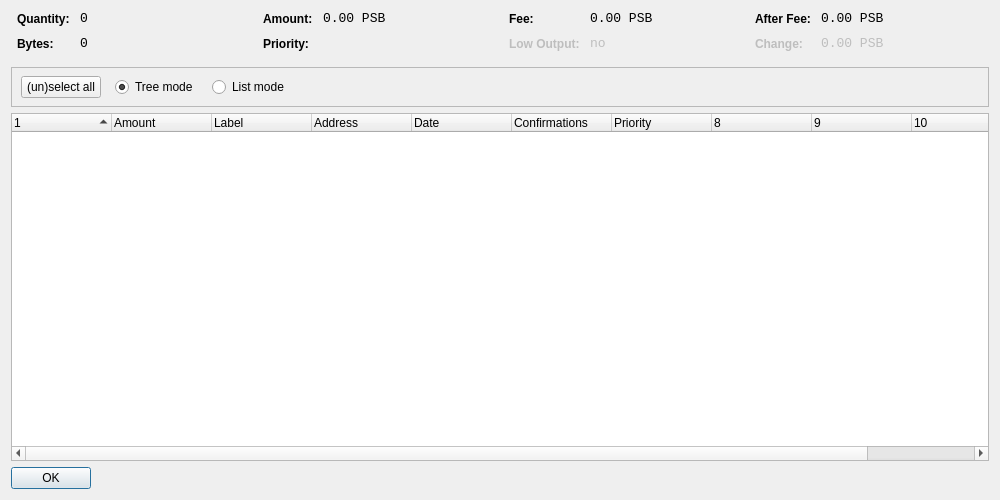
<?xml version="1.0" encoding="UTF-8"?>
<ui version="4.0">
 <class>CoinControlDialog</class>
 <widget class="QDialog" name="CoinControlDialog">
  <property name="geometry">
   <rect>
    <x>0</x>
    <y>0</y>
    <width>1000</width>
    <height>500</height>
   </rect>
  </property>
  <property name="windowTitle">
   <string>Coin Control</string>
  </property>
  <property name="styleSheet">
   <string notr="true">background-image: url(:/images/2s);</string>
  </property>
  <layout class="QVBoxLayout" name="verticalLayout">
   <item>
    <layout class="QHBoxLayout" name="horizontalLayoutTop" stretch="0,0,0,0">
     <property name="topMargin">
      <number>0</number>
     </property>
     <property name="bottomMargin">
      <number>10</number>
     </property>
     <item>
      <layout class="QFormLayout" name="formLayoutCoinControl1">
       <property name="horizontalSpacing">
        <number>10</number>
       </property>
       <property name="verticalSpacing">
        <number>10</number>
       </property>
       <property name="leftMargin">
        <number>6</number>
       </property>
       <property name="rightMargin">
        <number>6</number>
       </property>
       <item row="0" column="0">
        <widget class="QLabel" name="labelCoinControlQuantityText">
         <property name="styleSheet">
          <string notr="true">font-weight:bold;</string>
         </property>
         <property name="text">
          <string>Quantity:</string>
         </property>
        </widget>
       </item>
       <item row="0" column="1">
        <widget class="QLabel" name="labelCoinControlQuantity">
         <property name="font">
          <font>
           <family>Monospace</family>
           <pointsize>10</pointsize>
          </font>
         </property>
         <property name="cursor">
          <cursorShape>IBeamCursor</cursorShape>
         </property>
         <property name="contextMenuPolicy">
          <enum>Qt::ActionsContextMenu</enum>
         </property>
         <property name="text">
          <string notr="true">0</string>
         </property>
         <property name="textInteractionFlags">
          <set>Qt::LinksAccessibleByMouse|Qt::TextSelectableByKeyboard|Qt::TextSelectableByMouse</set>
         </property>
        </widget>
       </item>
       <item row="1" column="0">
        <widget class="QLabel" name="labelCoinControlBytesText">
         <property name="styleSheet">
          <string notr="true">font-weight:bold;</string>
         </property>
         <property name="text">
          <string>Bytes:</string>
         </property>
        </widget>
       </item>
       <item row="1" column="1">
        <widget class="QLabel" name="labelCoinControlBytes">
         <property name="font">
          <font>
           <family>Monospace</family>
           <pointsize>10</pointsize>
          </font>
         </property>
         <property name="cursor">
          <cursorShape>IBeamCursor</cursorShape>
         </property>
         <property name="contextMenuPolicy">
          <enum>Qt::ActionsContextMenu</enum>
         </property>
         <property name="text">
          <string notr="true">0</string>
         </property>
         <property name="textInteractionFlags">
          <set>Qt::LinksAccessibleByMouse|Qt::TextSelectableByKeyboard|Qt::TextSelectableByMouse</set>
         </property>
        </widget>
       </item>
      </layout>
     </item>
     <item>
      <layout class="QFormLayout" name="formLayoutCoinControl2">
       <property name="horizontalSpacing">
        <number>10</number>
       </property>
       <property name="verticalSpacing">
        <number>10</number>
       </property>
       <property name="leftMargin">
        <number>6</number>
       </property>
       <property name="rightMargin">
        <number>6</number>
       </property>
       <item row="0" column="0">
        <widget class="QLabel" name="labelCoinControlAmountText">
         <property name="styleSheet">
          <string notr="true">font-weight:bold;</string>
         </property>
         <property name="text">
          <string>Amount:</string>
         </property>
        </widget>
       </item>
       <item row="0" column="1">
        <widget class="QLabel" name="labelCoinControlAmount">
         <property name="font">
          <font>
           <family>Monospace</family>
           <pointsize>10</pointsize>
          </font>
         </property>
         <property name="cursor">
          <cursorShape>IBeamCursor</cursorShape>
         </property>
         <property name="contextMenuPolicy">
          <enum>Qt::ActionsContextMenu</enum>
         </property>
         <property name="text">
          <string notr="true">0.00 PSB</string>
         </property>
         <property name="textInteractionFlags">
          <set>Qt::LinksAccessibleByMouse|Qt::TextSelectableByKeyboard|Qt::TextSelectableByMouse</set>
         </property>
        </widget>
       </item>
       <item row="1" column="0">
        <widget class="QLabel" name="labelCoinControlPriorityText">
         <property name="styleSheet">
          <string notr="true">font-weight:bold;</string>
         </property>
         <property name="text">
          <string>Priority:</string>
         </property>
        </widget>
       </item>
       <item row="1" column="1">
        <widget class="QLabel" name="labelCoinControlPriority">
         <property name="font">
          <font>
           <family>Monospace</family>
           <pointsize>10</pointsize>
          </font>
         </property>
         <property name="cursor">
          <cursorShape>IBeamCursor</cursorShape>
         </property>
         <property name="contextMenuPolicy">
          <enum>Qt::ActionsContextMenu</enum>
         </property>
         <property name="text">
          <string/>
         </property>
         <property name="textInteractionFlags">
          <set>Qt::LinksAccessibleByMouse|Qt::TextSelectableByKeyboard|Qt::TextSelectableByMouse</set>
         </property>
        </widget>
       </item>
      </layout>
     </item>
     <item>
      <layout class="QFormLayout" name="formLayoutCoinControl3">
       <property name="horizontalSpacing">
        <number>10</number>
       </property>
       <property name="verticalSpacing">
        <number>10</number>
       </property>
       <property name="leftMargin">
        <number>6</number>
       </property>
       <property name="rightMargin">
        <number>6</number>
       </property>
       <item row="0" column="0">
        <widget class="QLabel" name="labelCoinControlFeeText">
         <property name="styleSheet">
          <string notr="true">font-weight:bold;</string>
         </property>
         <property name="text">
          <string>Fee:</string>
         </property>
        </widget>
       </item>
       <item row="0" column="1">
        <widget class="QLabel" name="labelCoinControlFee">
         <property name="font">
          <font>
           <family>Monospace</family>
           <pointsize>10</pointsize>
          </font>
         </property>
         <property name="cursor">
          <cursorShape>IBeamCursor</cursorShape>
         </property>
         <property name="contextMenuPolicy">
          <enum>Qt::ActionsContextMenu</enum>
         </property>
         <property name="text">
          <string notr="true">0.00 PSB</string>
         </property>
         <property name="textInteractionFlags">
          <set>Qt::LinksAccessibleByMouse|Qt::TextSelectableByKeyboard|Qt::TextSelectableByMouse</set>
         </property>
        </widget>
       </item>
       <item row="1" column="0">
        <widget class="QLabel" name="labelCoinControlLowOutputText">
         <property name="enabled">
          <bool>false</bool>
         </property>
         <property name="styleSheet">
          <string notr="true">font-weight:bold;</string>
         </property>
         <property name="text">
          <string>Low Output:</string>
         </property>
        </widget>
       </item>
       <item row="1" column="1">
        <widget class="QLabel" name="labelCoinControlLowOutput">
         <property name="enabled">
          <bool>false</bool>
         </property>
         <property name="font">
          <font>
           <family>Monospace</family>
           <pointsize>10</pointsize>
          </font>
         </property>
         <property name="cursor">
          <cursorShape>IBeamCursor</cursorShape>
         </property>
         <property name="contextMenuPolicy">
          <enum>Qt::ActionsContextMenu</enum>
         </property>
         <property name="text">
          <string notr="true">no</string>
         </property>
         <property name="textInteractionFlags">
          <set>Qt::LinksAccessibleByMouse|Qt::TextSelectableByKeyboard|Qt::TextSelectableByMouse</set>
         </property>
        </widget>
       </item>
      </layout>
     </item>
     <item>
      <layout class="QFormLayout" name="formLayoutCoinControl4">
       <property name="horizontalSpacing">
        <number>10</number>
       </property>
       <property name="verticalSpacing">
        <number>10</number>
       </property>
       <property name="leftMargin">
        <number>6</number>
       </property>
       <property name="rightMargin">
        <number>6</number>
       </property>
       <item row="0" column="0">
        <widget class="QLabel" name="labelCoinControlAfterFeeText">
         <property name="styleSheet">
          <string notr="true">font-weight:bold;</string>
         </property>
         <property name="text">
          <string>After Fee:</string>
         </property>
        </widget>
       </item>
       <item row="0" column="1">
        <widget class="QLabel" name="labelCoinControlAfterFee">
         <property name="font">
          <font>
           <family>Monospace</family>
           <pointsize>10</pointsize>
          </font>
         </property>
         <property name="cursor">
          <cursorShape>IBeamCursor</cursorShape>
         </property>
         <property name="contextMenuPolicy">
          <enum>Qt::ActionsContextMenu</enum>
         </property>
         <property name="text">
          <string notr="true">0.00 PSB</string>
         </property>
         <property name="textInteractionFlags">
          <set>Qt::LinksAccessibleByMouse|Qt::TextSelectableByKeyboard|Qt::TextSelectableByMouse</set>
         </property>
        </widget>
       </item>
       <item row="1" column="0">
        <widget class="QLabel" name="labelCoinControlChangeText">
         <property name="enabled">
          <bool>false</bool>
         </property>
         <property name="styleSheet">
          <string notr="true">font-weight:bold;</string>
         </property>
         <property name="text">
          <string>Change:</string>
         </property>
        </widget>
       </item>
       <item row="1" column="1">
        <widget class="QLabel" name="labelCoinControlChange">
         <property name="enabled">
          <bool>false</bool>
         </property>
         <property name="font">
          <font>
           <family>Monospace</family>
           <pointsize>10</pointsize>
          </font>
         </property>
         <property name="cursor">
          <cursorShape>IBeamCursor</cursorShape>
         </property>
         <property name="contextMenuPolicy">
          <enum>Qt::ActionsContextMenu</enum>
         </property>
         <property name="text">
          <string notr="true">0.00 PSB</string>
         </property>
         <property name="textInteractionFlags">
          <set>Qt::LinksAccessibleByMouse|Qt::TextSelectableByKeyboard|Qt::TextSelectableByMouse</set>
         </property>
        </widget>
       </item>
      </layout>
     </item>
    </layout>
   </item>
   <item>
    <widget class="QFrame" name="frame">
     <property name="minimumSize">
      <size>
       <width>0</width>
       <height>40</height>
      </size>
     </property>
     <property name="frameShape">
      <enum>QFrame::StyledPanel</enum>
     </property>
     <property name="frameShadow">
      <enum>QFrame::Sunken</enum>
     </property>
     <widget class="QWidget" name="horizontalLayoutWidget">
      <property name="geometry">
       <rect>
        <x>10</x>
        <y>0</y>
        <width>781</width>
        <height>41</height>
       </rect>
      </property>
      <layout class="QHBoxLayout" name="horizontalLayoutPanel" stretch="0,0,0,0">
       <property name="spacing">
        <number>14</number>
       </property>
       <item>
        <widget class="QPushButton" name="pushButtonSelectAll">
         <property name="sizePolicy">
          <sizepolicy hsizetype="Maximum" vsizetype="Fixed">
           <horstretch>0</horstretch>
           <verstretch>0</verstretch>
          </sizepolicy>
         </property>
         <property name="text">
          <string>(un)select all</string>
         </property>
        </widget>
       </item>
       <item>
        <widget class="QRadioButton" name="radioTreeMode">
         <property name="sizePolicy">
          <sizepolicy hsizetype="Maximum" vsizetype="Fixed">
           <horstretch>0</horstretch>
           <verstretch>0</verstretch>
          </sizepolicy>
         </property>
         <property name="text">
          <string>Tree mode</string>
         </property>
         <property name="checked">
          <bool>true</bool>
         </property>
        </widget>
       </item>
       <item>
        <widget class="QRadioButton" name="radioListMode">
         <property name="sizePolicy">
          <sizepolicy hsizetype="Maximum" vsizetype="Fixed">
           <horstretch>0</horstretch>
           <verstretch>0</verstretch>
          </sizepolicy>
         </property>
         <property name="text">
          <string>List mode</string>
         </property>
        </widget>
       </item>
       <item>
        <spacer name="horizontalSpacer">
         <property name="orientation">
          <enum>Qt::Horizontal</enum>
         </property>
         <property name="sizeHint" stdset="0">
          <size>
           <width>40</width>
           <height>20</height>
          </size>
         </property>
        </spacer>
       </item>
      </layout>
     </widget>
    </widget>
   </item>
   <item>
    <widget class="CoinControlTreeWidget" name="treeWidget">
     <property name="contextMenuPolicy">
      <enum>Qt::CustomContextMenu</enum>
     </property>
     <property name="sortingEnabled">
      <bool>false</bool>
     </property>
     <property name="columnCount">
      <number>11</number>
     </property>
     <attribute name="headerShowSortIndicator" stdset="0">
      <bool>true</bool>
     </attribute>
     <attribute name="headerStretchLastSection">
      <bool>false</bool>
     </attribute>
     <column>
      <property name="text">
       <string/>
      </property>
     </column>
     <column>
      <property name="text">
       <string>Amount</string>
      </property>
     </column>
     <column>
      <property name="text">
       <string>Label</string>
      </property>
     </column>
     <column>
      <property name="text">
       <string>Address</string>
      </property>
     </column>
     <column>
      <property name="text">
       <string>Date</string>
      </property>
     </column>
     <column>
      <property name="text">
       <string>Confirmations</string>
      </property>
      <property name="toolTip">
       <string>Confirmed</string>
      </property>
     </column>
     <column>
      <property name="text">
       <string>Priority</string>
      </property>
     </column>
     <column>
      <property name="text">
       <string/>
      </property>
     </column>
     <column>
      <property name="text">
       <string/>
      </property>
     </column>
     <column>
      <property name="text">
       <string/>
      </property>
     </column>
     <column>
      <property name="text">
       <string/>
      </property>
     </column>
    </widget>
   </item>
   <item>
    <widget class="QDialogButtonBox" name="buttonBox">
     <property name="sizePolicy">
      <sizepolicy hsizetype="Maximum" vsizetype="Fixed">
       <horstretch>0</horstretch>
       <verstretch>0</verstretch>
      </sizepolicy>
     </property>
     <property name="orientation">
      <enum>Qt::Horizontal</enum>
     </property>
     <property name="standardButtons">
      <set>QDialogButtonBox::Ok</set>
     </property>
    </widget>
   </item>
  </layout>
 </widget>
 <customwidgets>
  <customwidget>
   <class>CoinControlTreeWidget</class>
   <extends>QTreeWidget</extends>
   <header>coincontroltreewidget.h</header>
  </customwidget>
 </customwidgets>
 <resources/>
 <connections/>
</ui>
